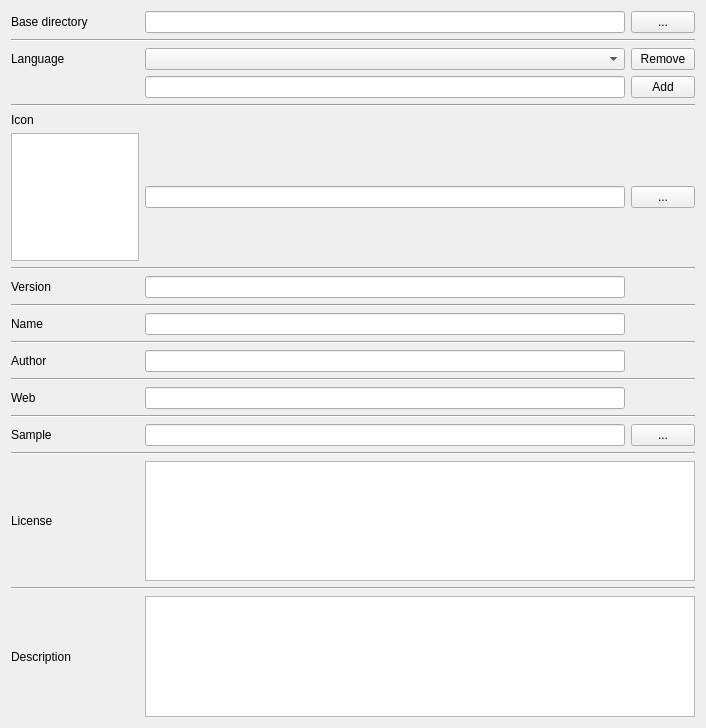
<?xml version="1.0" encoding="UTF-8"?>
<ui version="4.0">
    <class>CorpusInfoPropertyView</class>
    <widget class="QWidget" name="CorpusInfoPropertyView">
        <property name="geometry">
            <rect>
                <x>0</x>
                <y>0</y>
                <width>706</width>
                <height>728</height>
            </rect>
        </property>
        <property name="windowTitle">
            <string>MainWindow</string>
        </property>
        <layout class="QGridLayout" name="gridLayout_2">
            <item row="0" column="0">
                <layout class="QGridLayout" name="gridLayout">
                    <item row="25" column="0" colspan="4">
                        <widget class="Line" name="line_8">
                            <property name="orientation">
                                <enum>Qt::Horizontal</enum>
                            </property>
                        </widget>
                    </item>
                    <item row="26" column="1" colspan="3">
                        <widget class="QTextEdit" name="DescriptionEdit"/>
                    </item>
                    <item row="24" column="1" colspan="3">
                        <widget class="QTextEdit" name="LicenseEdit"/>
                    </item>
                    <item row="19" column="1" colspan="2">
                        <widget class="QLineEdit" name="WebEdit"/>
                    </item>
                    <item row="8" column="0" rowspan="2">
                        <widget class="QLabel" name="VersionLabel">
                            <property name="text">
                                <string>Version</string>
                            </property>
                        </widget>
                    </item>
                    <item row="6" column="0">
                        <widget class="QGraphicsView" name="IconImage">
                            <property name="sizePolicy">
                                <sizepolicy hsizetype="Fixed" vsizetype="Fixed">
                                    <horstretch>0</horstretch>
                                    <verstretch>0</verstretch>
                                </sizepolicy>
                            </property>
                            <property name="minimumSize">
                                <size>
                                    <width>128</width>
                                    <height>128</height>
                                </size>
                            </property>
                            <property name="maximumSize">
                                <size>
                                    <width>128</width>
                                    <height>128</height>
                                </size>
                            </property>
                        </widget>
                    </item>
                    <item row="3" column="3">
                        <widget class="QPushButton" name="LanguageAddButton">
                            <property name="maximumSize">
                                <size>
                                    <width>64</width>
                                    <height>16777215</height>
                                </size>
                            </property>
                            <property name="text">
                                <string>Add</string>
                            </property>
                        </widget>
                    </item>
                    <item row="2" column="3">
                        <widget class="QPushButton" name="LanguageRemoveButton">
                            <property name="maximumSize">
                                <size>
                                    <width>64</width>
                                    <height>16777215</height>
                                </size>
                            </property>
                            <property name="text">
                                <string>Remove</string>
                            </property>
                        </widget>
                    </item>
                    <item row="3" column="1" colspan="2">
                        <widget class="QLineEdit" name="LanguageAddEdit"/>
                    </item>
                    <item row="14" column="0" colspan="4">
                        <widget class="Line" name="line_2">
                            <property name="orientation">
                                <enum>Qt::Horizontal</enum>
                            </property>
                        </widget>
                    </item>
                    <item row="26" column="0">
                        <widget class="QLabel" name="DeescriptionLabel">
                            <property name="text">
                                <string>Description</string>
                            </property>
                        </widget>
                    </item>
                    <item row="21" column="0" colspan="4">
                        <widget class="Line" name="line_6">
                            <property name="orientation">
                                <enum>Qt::Horizontal</enum>
                            </property>
                        </widget>
                    </item>
                    <item row="17" column="0" colspan="4">
                        <widget class="Line" name="line_5">
                            <property name="orientation">
                                <enum>Qt::Horizontal</enum>
                            </property>
                        </widget>
                    </item>
                    <item row="10" column="0" colspan="4">
                        <widget class="Line" name="line_4">
                            <property name="orientation">
                                <enum>Qt::Horizontal</enum>
                            </property>
                        </widget>
                    </item>
                    <item row="23" column="0" colspan="4">
                        <widget class="Line" name="line_7">
                            <property name="orientation">
                                <enum>Qt::Horizontal</enum>
                            </property>
                        </widget>
                    </item>
                    <item row="0" column="1" colspan="2">
                        <widget class="QLineEdit" name="BaseDirectoryEdit"/>
                    </item>
                    <item row="0" column="0">
                        <widget class="QLabel" name="BaseDirectoryLabel">
                            <property name="text">
                                <string>Base directory</string>
                            </property>
                        </widget>
                    </item>
                    <item row="16" column="1" colspan="2">
                        <widget class="QLineEdit" name="AuthorEdit"/>
                    </item>
                    <item row="16" column="0">
                        <widget class="QLabel" name="AuthorLabel">
                            <property name="text">
                                <string>Author</string>
                            </property>
                        </widget>
                    </item>
                    <item row="12" column="0">
                        <widget class="QLabel" name="NameLabel">
                            <property name="sizePolicy">
                                <sizepolicy hsizetype="Preferred" vsizetype="Minimum">
                                    <horstretch>0</horstretch>
                                    <verstretch>0</verstretch>
                                </sizepolicy>
                            </property>
                            <property name="maximumSize">
                                <size>
                                    <width>16777215</width>
                                    <height>16</height>
                                </size>
                            </property>
                            <property name="text">
                                <string>Name</string>
                            </property>
                        </widget>
                    </item>
                    <item row="2" column="1" colspan="2">
                        <widget class="QComboBox" name="LanguageSelector"/>
                    </item>
                    <item row="24" column="0">
                        <widget class="QLabel" name="LicenseLabel">
                            <property name="text">
                                <string>License</string>
                            </property>
                        </widget>
                    </item>
                    <item row="22" column="0">
                        <widget class="QLabel" name="SampleLabel">
                            <property name="text">
                                <string>Sample</string>
                            </property>
                        </widget>
                    </item>
                    <item row="5" column="0">
                        <widget class="QLabel" name="IconLabel">
                            <property name="sizePolicy">
                                <sizepolicy hsizetype="Preferred" vsizetype="Minimum">
                                    <horstretch>0</horstretch>
                                    <verstretch>0</verstretch>
                                </sizepolicy>
                            </property>
                            <property name="maximumSize">
                                <size>
                                    <width>16777215</width>
                                    <height>16</height>
                                </size>
                            </property>
                            <property name="text">
                                <string>Icon</string>
                            </property>
                        </widget>
                    </item>
                    <item row="6" column="1" colspan="2">
                        <widget class="QLineEdit" name="IconPathEdit">
                            <property name="layoutDirection">
                                <enum>Qt::LeftToRight</enum>
                            </property>
                        </widget>
                    </item>
                    <item row="22" column="3">
                        <widget class="QPushButton" name="SamplePathButton">
                            <property name="maximumSize">
                                <size>
                                    <width>64</width>
                                    <height>16777215</height>
                                </size>
                            </property>
                            <property name="text">
                                <string>...</string>
                            </property>
                        </widget>
                    </item>
                    <item row="7" column="0" colspan="4">
                        <widget class="Line" name="line">
                            <property name="orientation">
                                <enum>Qt::Horizontal</enum>
                            </property>
                        </widget>
                    </item>
                    <item row="6" column="3">
                        <widget class="QPushButton" name="IconPathButton">
                            <property name="sizePolicy">
                                <sizepolicy hsizetype="Minimum" vsizetype="Fixed">
                                    <horstretch>0</horstretch>
                                    <verstretch>0</verstretch>
                                </sizepolicy>
                            </property>
                            <property name="maximumSize">
                                <size>
                                    <width>64</width>
                                    <height>16777215</height>
                                </size>
                            </property>
                            <property name="text">
                                <string>...</string>
                            </property>
                        </widget>
                    </item>
                    <item row="2" column="0">
                        <widget class="QLabel" name="LanguageLabel">
                            <property name="text">
                                <string>Language</string>
                            </property>
                        </widget>
                    </item>
                    <item row="8" column="1" rowspan="2" colspan="2">
                        <widget class="QLineEdit" name="VersionEdit"/>
                    </item>
                    <item row="22" column="1" colspan="2">
                        <widget class="QLineEdit" name="SampleEdit"/>
                    </item>
                    <item row="4" column="0" colspan="4">
                        <widget class="Line" name="line_3">
                            <property name="orientation">
                                <enum>Qt::Horizontal</enum>
                            </property>
                        </widget>
                    </item>
                    <item row="19" column="0">
                        <widget class="QLabel" name="WebLabel">
                            <property name="text">
                                <string>Web</string>
                            </property>
                        </widget>
                    </item>
                    <item row="12" column="1" colspan="2">
                        <widget class="QLineEdit" name="NameEdit"/>
                    </item>
                    <item row="0" column="3">
                        <widget class="QPushButton" name="BaseDirectoryButton">
                            <property name="maximumSize">
                                <size>
                                    <width>64</width>
                                    <height>16777215</height>
                                </size>
                            </property>
                            <property name="text">
                                <string>...</string>
                            </property>
                        </widget>
                    </item>
                    <item row="1" column="0" colspan="4">
                        <widget class="Line" name="line_9">
                            <property name="orientation">
                                <enum>Qt::Horizontal</enum>
                            </property>
                        </widget>
                    </item>
                </layout>
            </item>
        </layout>
    </widget>
    <layoutdefault spacing="6" margin="11"/>
    <resources/>
    <connections/>
</ui>
